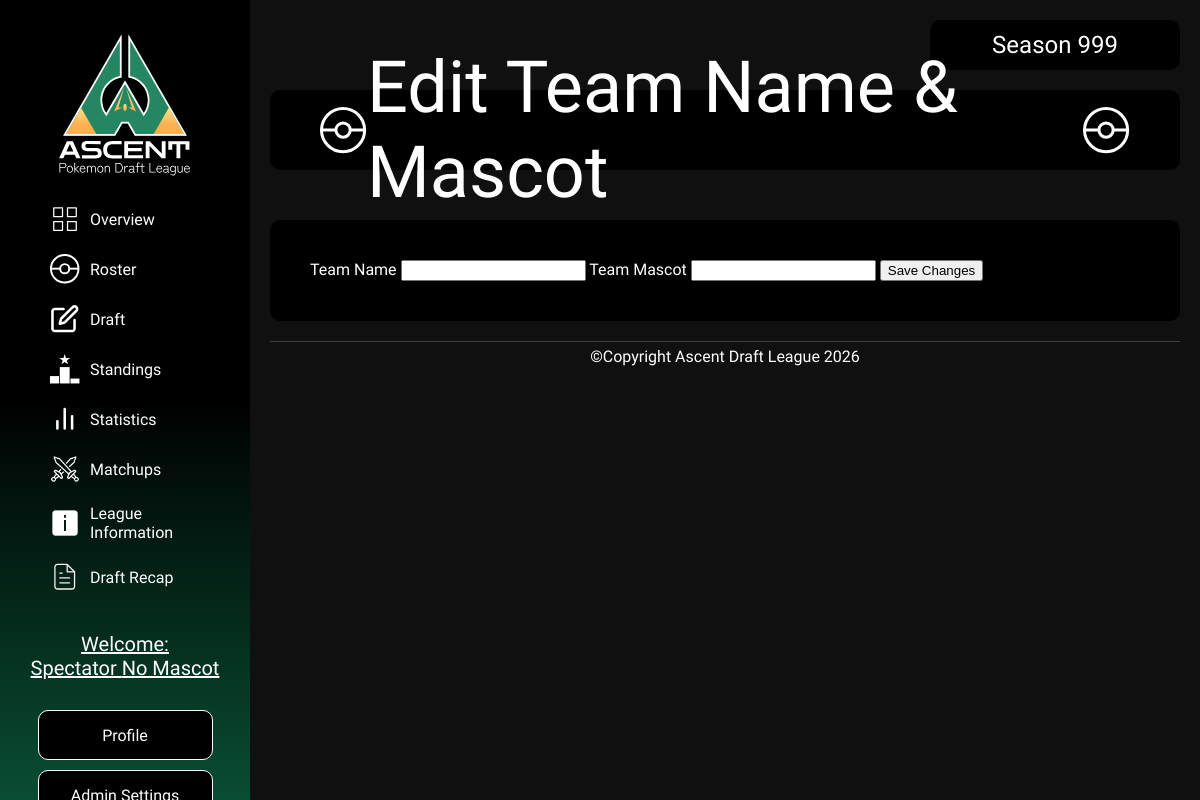
The page /edit_Name_Mascot.php (signed in) on the database as committed earlier.
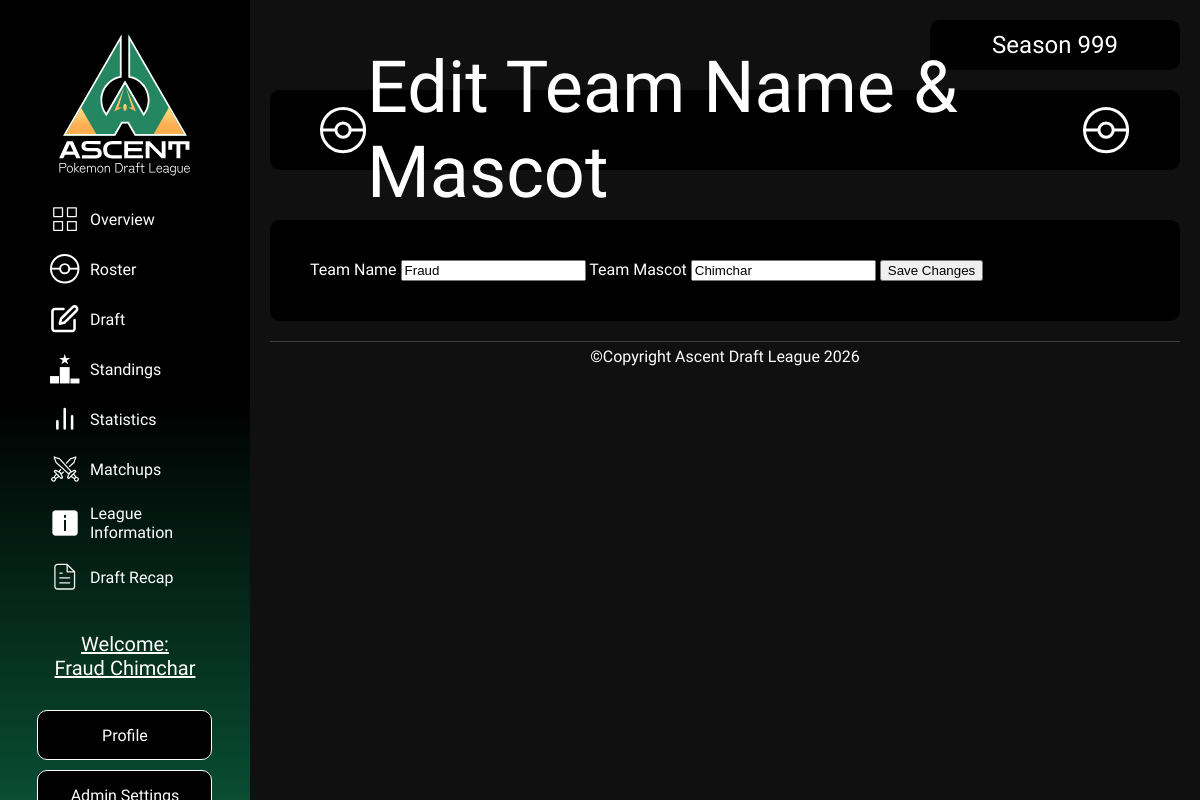
The same page on the database as committed later.
### tables this page shows
CREATE TABLE `users` (
  `id` int(11) NOT NULL,
  `email` varchar(255) NOT NULL,
  `password` varchar(255) NOT NULL,
  `gamerTag` varchar(50) DEFAULT NULL,
  `created_at` datetime DEFAULT CURRENT_TIMESTAMP,
  `team_name` varchar(5) NOT NULL,
  `team_mascot_pkmn` varchar(30) DEFAULT NULL
);

### edit_Name_Mascot.php (the view, shortened to what this page needs)
<?php
    $seasonId = $_SESSION['season_id'] ?? null;
    require_once __DIR__ . '/includes/connection.php';
    $userId = $_SESSION['user_id'];
    $stmt = $conn->prepare("SELECT team_name, team_mascot_pkmn FROM users WHERE id = ?");
    $stmt->bind_param("i", $userId);
    $stmt->execute();
    $result = $stmt->get_result();
    $user = $result->fetch_assoc();
?>
<!DOCTYPE html>
<html lang="en">
<head>
    <link rel="stylesheet" href="assets/styles/styles.css">
</head>
<body>
<div class="pageLayout">
    <?php include 'includes/navbar.php';?>
    <div class="pageContent">
        <header class="headerCont">
            <div class="seasonCont">
                <div class="seasonBtn">
                    Season <?php echo htmlspecialchars($seasonId); ?>
                </div>
            </div>
            <div class="pageNameCont">
                <img src="img/icons/PokeBall_Icon.svg" alt="pokeball icon">
                <div class="pageTitle">Edit Team Name & Mascot</div>
                <img src="img/icons/PokeBall_Icon.svg" alt="pokeball icon">
            </div>
        </header>
        <div>
            <main>
                <section class="shortContentCont">
                    <form method="POST" action="">
                        <label for="">Team Name</label>
                        <input type="text" name="team_name" oninput="this.value = this.value.toUpperCase()" maxlength="5" value="<?php echo htmlspecialchars($user['team_name'] ?? ''); ?>">
                        <label for=""> Team Mascot </label>
                        <input type="text" name="team_mascot" value="<?php echo htmlspecialchars($user['team_mascot_pkmn'] ?? ''); ?>">
                        <button type="submit">Save Changes</button>
                    </form>
                </section>
            </main>
            <?php include 'includes/footer.php'; ?>
        </div>
    </div>
</div>
</body>
</html>

### includes/navbar.php (shortened to what this page needs)
<div class="navBar">
    <div class="topNav">
        <div>
            <a href="index.php"><img class="navLogo" src="img\Ascent White Full Text.svg" alt="site logo"></a>
        </div>
        <ul class="navMainBtnCont">
            <li class="navMainBtns">
                <a href="index.php">
                    <img src="img/icons/Grid.svg" class="navMainIcon" alt="Overview icon">Overview
                </a>
            </li>
            <li class="navMainBtns">
                <a href="rosters.php">
                    <img src="img/icons/PokeBall_Icon.svg" class="navMainIcon" alt="pokeball ball icon"> Roster
                </a>
            </li>
            <li class="navMainBtns">
                <a href="draft.php">
                    <img src="img\icons\Edit.svg" class="navMainIcon" alt="draft icon">Draft
                </a>
            </li>
            <li class="navMainBtns">
                <a href="standings.php">
                    <img src="img/icons/standingsIcon.svg" class="navMainIcon" alt="standings icon">
                    Standings
                </a>
            </li>
            <li class="navMainBtns">
                <a href="statistics.php">
                    <img src="img/icons/Bar_chart-2.svg" class="navMainIcon" alt="statistics icon"> Statistics
                </a>
            </li>
            <li class="navMainBtns">
                <a href="matchup.php">
                    <img src="img\icons\icons8-battle-50.png" alt="">Matchups
                </a>
            </li>
            <li class="navMainBtns">
                <a href="league_information.php">
                    <img src="img\icons\icons8-information-50.png" alt="">League Information
                </a>
            </li>
            <li class="navMainBtns">
                <a href="draft_recap.php">
                    <img src="img/icons/File text.svg" class="navMainIcon" alt="Draft Recap icon">Draft Recap
                </a>
            </li>
        </ul>
    </div>
    <div class="navSettingsCont">
        <div id="profileName">Welcome: <br>
            <?=
            ($_SESSION['team_name'] ?? 'Spectator') .' '. ($_SESSION['team_mascot_pkmn'] ?? 'No Mascot');
        ?></div>
        <div class="profileSettingsBtn">
            <a href="profile.php">
               Profile
            </a>
        </div>
        <div class="adminSettingsBtn"><a href="admin.php">Admin Settings</a></div>
    </div>
</div>

### includes/footer.php (shortened to what this page needs)
<footer>
    &copyCopyright Ascent Draft League 2026
</footer>

### assets/styles/styles.css (style rules this page uses)
* { box-sizing: border-box; }
a, a:visited, a:hover, a:active { text-decoration: none; color: inherit; }
html, body { margin: 0; background-color: #101010; }
.pageLayout { display: flex; flex-direction: row; height: 100vh; }
.navBar { width: 250px; height: 100vh; background-image: linear-gradient(to bottom, black 50%,#094D33); overflow-y: auto; display: flex; justify-content: space-between; align-items: center; flex-direction: column; flex-shrink: 0; }
.pageContent { flex: 1; min-height: 100vh; overflow-x: hidden; overflow-y: auto; }
.navLogo { width: 200px; }
.topNav div { display: flex; justify-content: center; align-items: center; }
.navMainBtnCont { margin: 0; padding: 0 50px; font-family: "jura"; color: white; list-style: none; }
.navMainBtns { margin-bottom: 20px; width: fit-content; position: relative; text-decoration: none; color: white; transition: text-shadow .2s ease; }
.navMainBtns::after { content: ""; position: absolute; left: 0; bottom: -5px; width: 100%; height: 2px; background-image: linear-gradient(to right, #F79767, #FFE284); transform: scaleX(0); transform-origin: left; transition: transform .2s ease; }
.navMainBtns a { gap: 10px; display: flex; align-items: center; }
.navMainBtns img { width: 30px; }
.navSettingsCont { font-family: "jura"; margin-bottom: 20px; display: flex; flex-direction: column; align-items: center; }
.profileSettingsBtn { width: 175px; height: 50px; background-color: black; color: white; border: white solid 1px; border-radius: 10px; cursor: pointer; display: flex; justify-content: center; align-items: center; transition: background-color .2s ease, color .2s ease; }
.adminSettingsBtn { margin-top: 10px; width: 175px; height: 50px; color: white; background-color: black; border: white solid 1px; border-radius: 10px; cursor: pointer; display: flex; justify-content: center; align-items: center; transition: background-color .2s ease, color .2s ease; }
.profileSettingsBtn a { gap: 10px; display: flex; align-items: center; }
#profileName { padding: 20px; margin-bottom: 10px; color: white; text-align: center; font-family: "jura"; font-size: 1.25em; text-decoration: underline; }
.headerCont { display: flex; flex-direction: column; }
.seasonCont { display: flex; justify-content: end; }
.seasonBtn { margin: 20px 20px 0; color: white; background-color: black; border-radius: 10px; width: 250px; height: 50px; font-size: 1.5em; font-family: "Zen dots"; display: flex; justify-content: center; align-items: center; }
.pageNameCont { margin: 20px; padding: 0 50px; height: 80px; background-color: black; border-radius: 10px; display: flex; justify-content: space-between; align-items: center; }
.pageTitle { color: white; font-family: "jura"; font-size: 4.5em; }
main { margin-top: 30px; width: 100%; }
footer { margin:0 20px; border-top: rgba(255, 255, 255, 20%) 1px solid; height: 30px; color: white; font-family: "jura"; display: flex; justify-content: center; align-items: center; }
.shortContentCont { margin: 0 20px 20px 20px; padding: 40px; color: white; font-family: "jura"; background-color: black; border-radius: 10px; flex: 1; display: flex; flex-direction: row; flex-wrap: wrap; }

Rows that differ between the two databases and show on the page:
now on this page (row edited): users: team_name "Fraud", team_mascot "Chimchar"
Other text that changed with them:
$_SESSION['team_name']: "Spectator" → "Fraud"
$_SESSION['team_mascot_pkmn']: "No Mascot" → "Chimchar"
